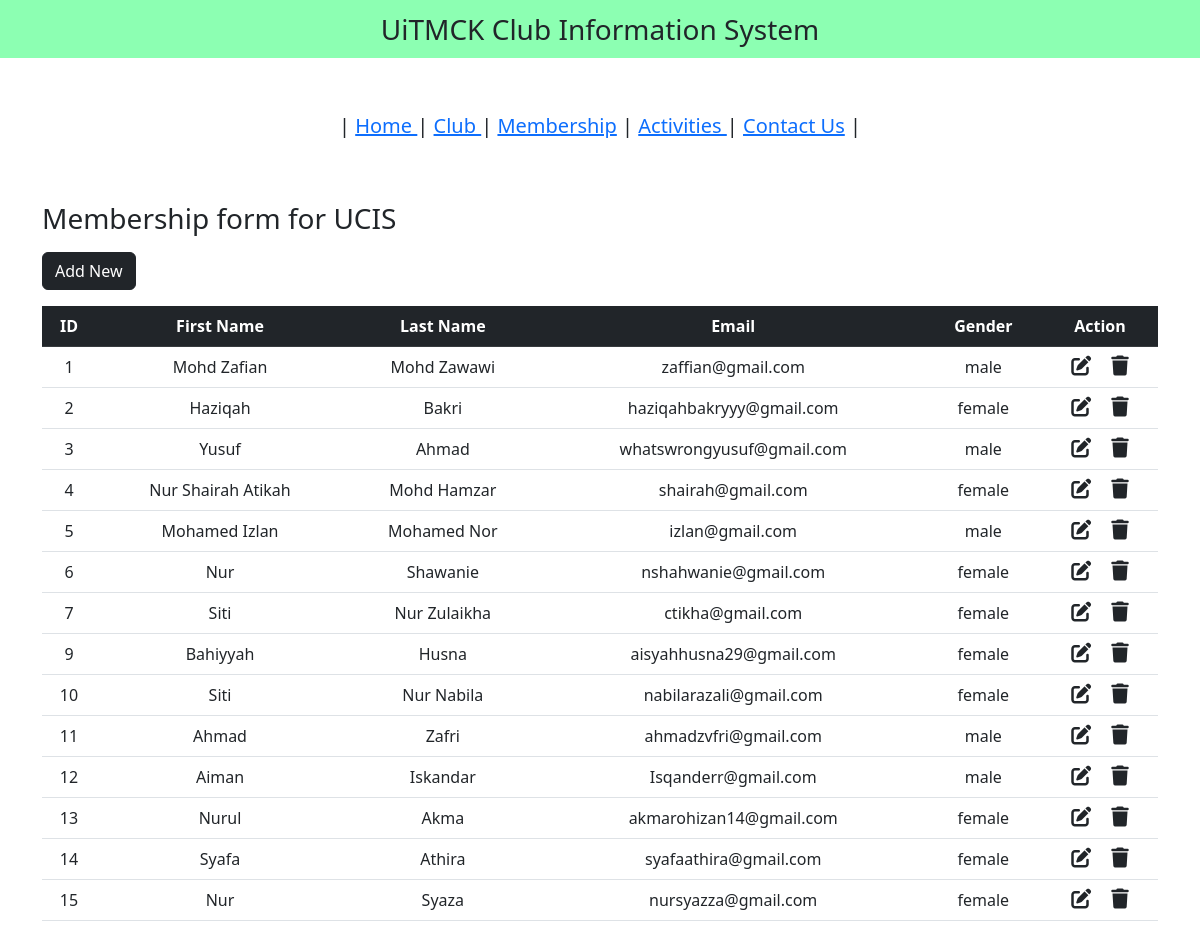
Screenshot of /admin/membership.php with the database file from the repository.
### tables this page shows
CREATE TABLE `members` (
  `id` int NOT NULL,
  `first_name` varchar(150) NOT NULL,
  `last_name` varchar(150) NOT NULL,
  `email` varchar(150) NOT NULL,
  `gender` varchar(50) NOT NULL,
  `username` varchar(150) NOT NULL,
  `password` varchar(150) NOT NULL
);

### admin/membership.php (the view, shortened to what this page needs)
<?php
include "db_conn.php";
?>
<!DOCTYPE html>
<html lang="en">
<head>
  <link href="https://cdn.jsdelivr.net/npm/bootstrap@5.2.3/dist/css/bootstrap.min.css" rel="stylesheet">
  <link rel="stylesheet" href="https://cdnjs.cloudflare.com/ajax/libs/font-awesome/6.4.0/css/all.min.css" />
</head>
<body>
  <nav class="navbar navbar-light justify-content-center fs-3 mb-5" style="background-color: #00ff5573;">
    UiTMCK Club Information System
  </nav>
   <nav class="navbar navbar-light justify-content-center fs-3 mb-5" style="background-color: #00fffff;">
<h5>| <a href="index.php">Home </a>| <a href="club.php">Club </a>| <a href="membership.php">Membership</a> | <a href="activity.php">Activities </a> | <a href="contact.php">Contact Us</a> | </h5></p>
</nav>
  <div class="container">
	<p align="center"><h3>Membership form for UCIS</h3></p>
    <a href="add-new.php" class="btn btn-dark mb-3">Add New</a>
    <table class="table table-hover text-center">
      <thead class="table-dark">
        <tr>
          <th scope="col">ID</th>
          <th scope="col">First Name</th>
          <th scope="col">Last Name</th>
          <th scope="col">Email</th>
          <th scope="col">Gender</th>
          <th scope="col">Action</th>
        </tr>
      </thead>
      <tbody>
        <?php
        $sql = "SELECT * FROM `members`";
        $result = mysqli_query($conn, $sql);
        while ($row = mysqli_fetch_assoc($result)) {
        ?>
          <tr>
            <td><?php echo $row["id"] ?></td>
            <td><?php echo $row["first_name"] ?></td>
            <td><?php echo $row["last_name"] ?></td>
            <td><?php echo $row["email"] ?></td>
            <td><?php echo $row["gender"] ?></td>
            <td>
              <a href="edit_membership.php?id=<?php echo $row["id"] ?>" class="link-dark"><i class="fa-solid fa-pen-to-square fs-5 me-3"></i></a>
              <a href="delete_membership.php?id=<?php echo $row["id"] ?>" class="link-dark"><i class="fa-solid fa-trash fs-5"></i></a>
            </td>
          </tr>
        <?php
        }
        ?>
      </tbody>
    </table>
  </div>
</body>
</html>

### rows the page displays
members: id "1", first_name "Mohd Zafian", last_name "Mohd Zawawi", email "zaffian@gmail.com", gender "male"
members: id "2", first_name "Haziqah", last_name "Bakri", email "haziqahbakryyy@gmail.com", gender "female"
members: id "3", first_name "Yusuf", last_name "Ahmad", email "whatswrongyusuf@gmail.com", gender "male"
members: id "4", first_name "Nur Shairah Atikah", last_name "Mohd Hamzar", email "shairah@gmail.com", gender "female"
members: id "5", first_name "Mohamed Izlan", last_name "Mohamed Nor", email "izlan@gmail.com", gender "male"
members: id "6", first_name "Nur", last_name "Shawanie", email "nshahwanie@gmail.com", gender "female"
members: id "7", first_name "Siti", last_name "Nur Zulaikha", email "ctikha@gmail.com", gender "female"
members: id "9", first_name "Bahiyyah", last_name "Husna", email "aisyahhusna29@gmail.com", gender "female"
members: id "10", first_name "Siti", last_name "Nur Nabila", email "nabilarazali@gmail.com", gender "female"
members: id "11", first_name "Ahmad", last_name "Zafri", email "ahmadzvfri@gmail.com", gender "male"
members: id "12", first_name "Aiman", last_name "Iskandar", email "Isqanderr@gmail.com", gender "male"
members: id "13", first_name "Nurul", last_name "Akma", email "akmarohizan14@gmail.com", gender "female"
members: id "14", first_name "Syafa", last_name "Athira", email "syafaathira@gmail.com", gender "female"
members: id "15", first_name "Nur", last_name "Syaza", email "nursyazza@gmail.com", gender "female"
